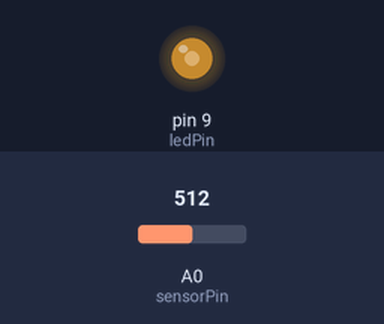
Bench run of a sketch on a simulated Arduino Uno, built with avr-gcc and run on an emulated ATmega328P. Parts: output pins drawn as LEDs (lit = HIGH). The test bench sets the inputs (shaded band); at power-on: A0 (sensorPin) = 512.

Above: at 1.2 s.
1.3 s: A0 (sensorPin) set to 716
At 2.3 s:
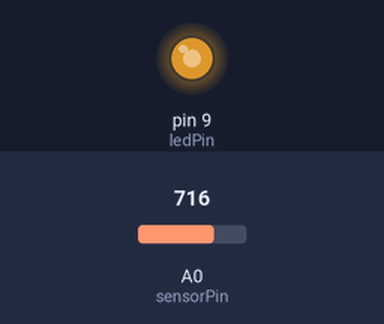
2.8 s: A0 (sensorPin) set to 900
At 3.4 s:
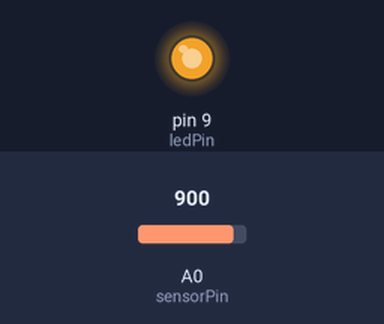
4.3 s: A0 (sensorPin) set to 122
At 4.6 s:
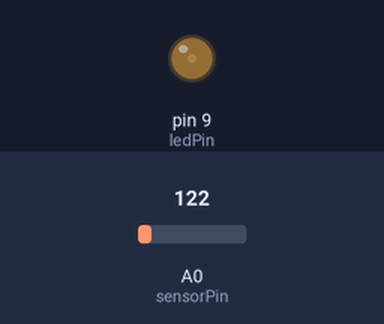
5.8 s: A0 (sensorPin) set to 0
At 6.9 s:
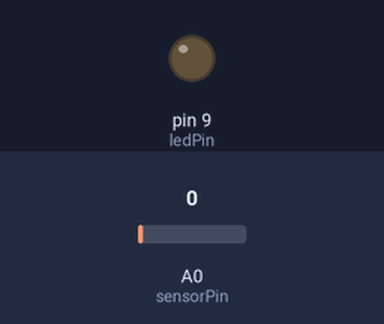
Timing chart, 0 to 8.3 s (numbered marks = the images above; inputs shaded):
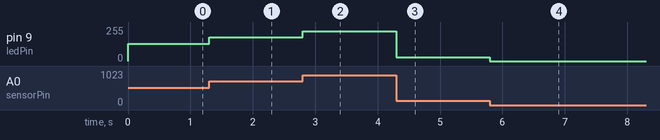

The sketch:

Fading_Led_Potensiometer.ino
```cpp
int ledPin = 9;
int sensorPin = 0;

void setup(){
  pinMode(ledPin, OUTPUT);
}

void loop(){
  int value = analogRead(sensorPin)/4;
  analogWrite(ledPin, value);
}
```

Measured:
- after the input at 1.3 s, pin 9 (ledPin): 128/255 → 179/255 at once
- after the input at 2.8 s, pin 9 (ledPin): 179/255 → 225/255 at once
- after the input at 4.3 s, pin 9 (ledPin): 225/255 → 30/255 at once
- after the input at 5.8 s, pin 9 (ledPin): 30/255 → 0/255 at once
